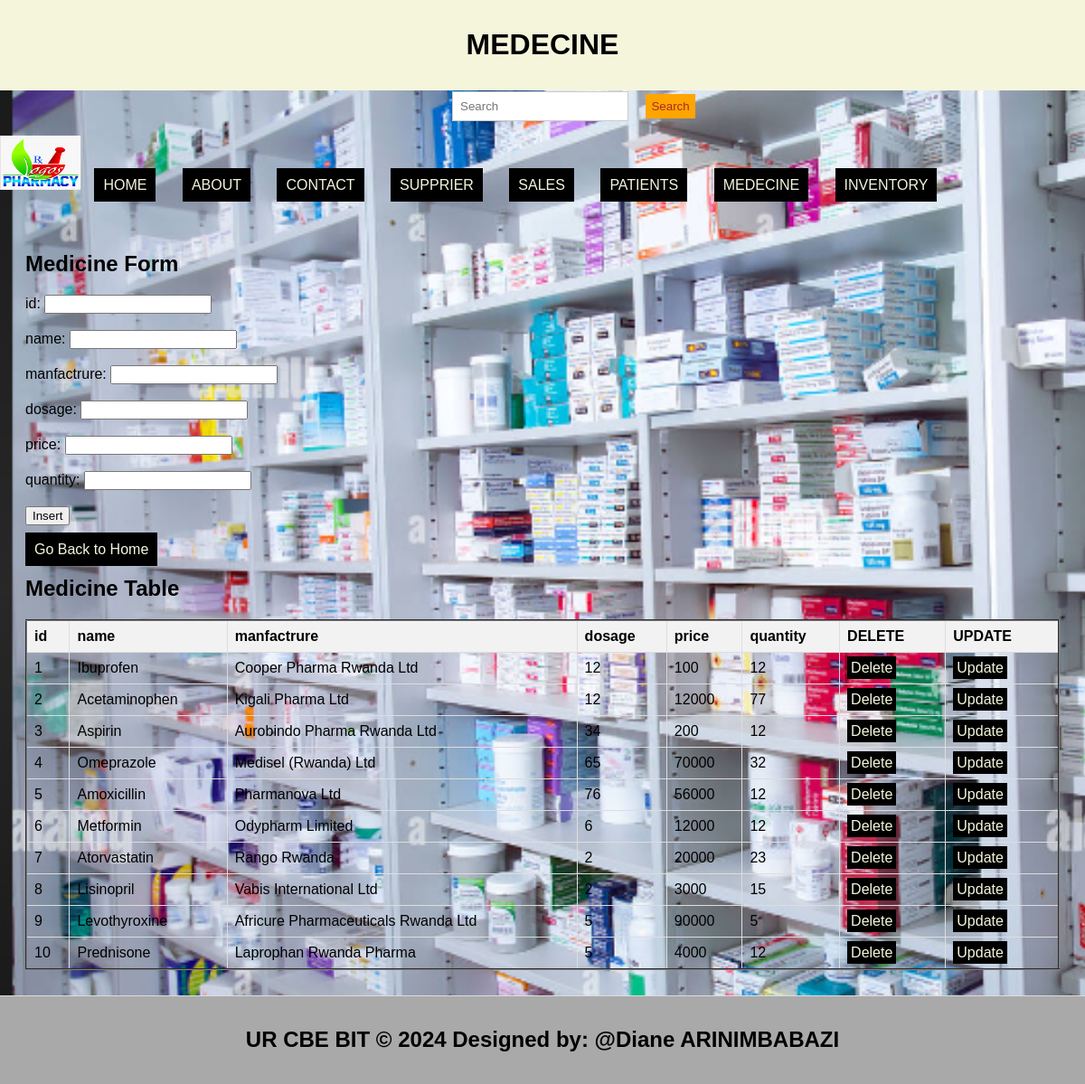
The app's page /medecine.php with its own data.
### tables this page shows
CREATE TABLE `medecine` (
  `id` int(11) NOT NULL,
  `name` varchar(100) NOT NULL,
  `manfactrure` varchar(100) NOT NULL,
  `dosage` int(11) NOT NULL,
  `price` int(11) NOT NULL,
  `quantity` int(11) NOT NULL
);

### medecine.php (the view, shortened to what this page needs)
<!DOCTYPE html>
<html lang="en">
<head>
  <link rel="stylesheet" type="text/css" href="style.css" title="style 1" media="screen, tv, projection, handheld, print"/>
</head>
<body style="background-image: url('./Images/image15.png');background-repeat: no-repeat;background-size:cover;">
  <header>
    <h1>MEDECINE</h1>
  </header>
  <form class="d-flex" role="search" action="search.php">
    <input class="form-control me-2" type="search" placeholder="Search" aria-label="Search" name="query">
    <button class="btn btn-outline-success" type="submit">Search</button>
  </form>
  <ul style="list-style-type: none; padding: 0;">
    <li style="display: inline; margin-right: 10px;">
      <img src="./Images/image12.png" width="90" height="60" alt="Logo">
    </li>
    <li style="display: inline; margin-right: 10px;"><a href="./home.html">HOME</a></li>
    <li style="display: inline; margin-right: 10px;"><a href="./about.html">ABOUT</a></li>
    <li style="display: inline; margin-right: 10px;"><a href="./contact.html">CONTACT</a></li>
    <li style="display: inline; margin-right: 10px;"><a href="./Supprier.php">SUPPRIER</a></li>
    <li style="display: inline; margin-right: 10px;"><a href="./Sales.php">SALES</a></li>
    <li style="display: inline; margin-right: 10px;"><a href="./Patients.php">PATIENTS</a></li>
    <li style="display: inline; margin-right: 10px;"><a href="./Medecine.php">MEDECINE</a></li>
    <li style="display: inline; margin-right: 10px;"><a href="./Inventory.php">INVENTORY</a></li>
  </ul>
  <section>
    <h1>Medicine Form</h1>
    <form method="post" onsubmit="return confirm('Are you sure you want to insert this record?');">
      <label for="id">id:</label>
      <input type="number" id="id" name="id"><br><br>
      <label for="name">name:</label>
      <input type="text" id="name" name="name" required><br><br>
      <label for="manfactrure">manfactrure:</label>
      <input type="text" id="manfactrure" name="manfactrure" required><br><br>
      <label for="dosage">dosage:</label>
      <input type="number" id="dosage" name="dosage"><br><br>
      <label for="price">price:</label>
      <input type="number" id="price" name="price"><br><br>
      <label for="quantity">quantity:</label>
      <input type="number" id="quantity" name="quantity"><br><br>
      <input type="submit" name="add" value="Insert"><br><br>
      <a href="./home.html">Go Back to Home</a>
    </form>
    <h2>Medicine Table</h2>
    <table border="2">
      <tr>
        <th>id</th>
        <th>name</th>
        <th>manfactrure</th>
        <th>dosage</th>
        <th>price</th>
        <th>quantity</th>
        <th>DELETE</th>
        <th>UPDATE</th>
      </tr>
      <?php
        include('database_connection.php');
        $sql = "SELECT * FROM medecine";
        $result = $connection->query($sql);
        if ($result->num_rows > 0) {
            while ($row = $result->fetch_assoc()) {
                $id = $row['id'];
                echo "<tr>
                  <td>" . $row['id'] . "</td>
                  <td>" . $row['name'] . "</td>
                  <td>" . $row['manfactrure'] . "</td>
                  <td>" . $row['dosage'] . "</td>
                  <td>" . $row['price'] . "</td>
                  <td>" . $row['quantity'] . "</td>
                  <td><a style='padding:4px' href='Delete_medecine.php?id=$id'>Delete</a></td>
                  <td><a style='padding:4px' href='update_medecine.php?id=$id'>Update</a></td>
                </tr>";
            }
        } else {
            echo "<tr><td colspan='7'>No data found</td></tr>";
        }
      ?>
    </table>
  </section>
  <footer>
    <center>
      <b><h2>UR CBE BIT &copy 2024 Designed by: @Diane ARINIMBABAZI</h2></b>
    </center>
  </footer>
</body>
</html>

### style.css (style rules this page uses)
body { font-family: Arial, sans-serif; margin: 0; padding: 0; }
.form-control { padding: 8px; margin-left: 4px; border: 1px solid #ccc; }
.btn { padding: 6px; background-color: orange; color: brown; border: none; }
body { font-family: Arial,sans-serif; margin:0; padding:0; }
header { background-color:darkgray; padding: 20px; }
section { padding:28px; border-bottom: 1px solid #ddd; }
footer { text-align: center; padding: 15px; background-color:darkgray; }

### medecine.php (style rules this page uses)
a { padding: 10px; color: white; background-color:black; text-decoration: none; margin-right: 15px; }
a:link { color: beige; }
button.btn { margin-left: 15px; margin-top: 4px; }
input.form-control { margin-left: 500px; padding: 8px; }
table { width: 100%; border-collapse: collapse; }
th, td { border: 1px solid #ddd; padding: 8px; text-align: left; }
th { background-color: #f2f2f2; }
header { background-color: beige; padding: 10px; text-align: center; }

### records on screen
medecine: id "1", name "Ibuprofen", manfactrure "Cooper Pharma Rwanda Ltd", dosage "12", price "100", quantity "12"
medecine: id "2", name "Acetaminophen", manfactrure "Kigali Pharma Ltd", dosage "12", price "12000", quantity "77"
medecine: id "3", name "Aspirin", manfactrure "Aurobindo Pharma Rwanda Ltd", dosage "34", price "200", quantity "12"
medecine: id "4", name "Omeprazole", manfactrure "Medisel (Rwanda) Ltd", dosage "65", price "70000", quantity "32"
medecine: id "5", name "Amoxicillin", manfactrure "Pharmanova Ltd", dosage "76", price "56000", quantity "12"
medecine: id "6", name "Metformin", manfactrure "Odypharm Limited", dosage "6", price "12000", quantity "12"
medecine: id "7", name "Atorvastatin", manfactrure "Rango Rwanda", dosage "2", price "20000", quantity "23"
medecine: id "8", name "Lisinopril", manfactrure "Vabis International Ltd", dosage "2", price "3000", quantity "15"
medecine: id "9", name "Levothyroxine", manfactrure "Africure Pharmaceuticals Rwanda Ltd", dosage "5", price "90000", quantity "5"
medecine: id "10", name "Prednisone", manfactrure "Laprophan Rwanda Pharma", dosage "5", price "4000", quantity "12"
